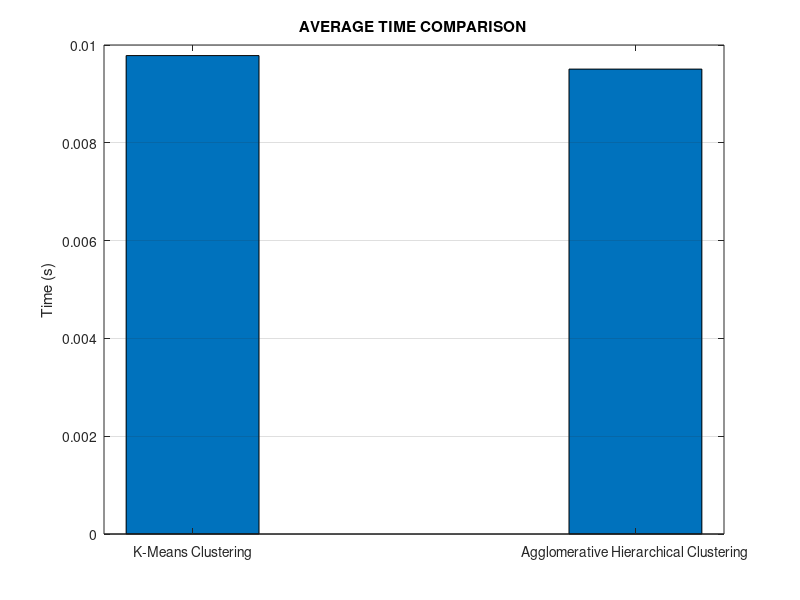

Source code (MATLAB):
ktime=0.0097835;
ahtime=0.009507;
wholeset=[ktime ahtime];
figure('Name','TIME COMPARISON');
ylim([0 100]);
bar(wholeset,0.3);
ylabel 'Time (s)';
set(gca,'XTickLabel',{'K-Means Clustering','Agglomerative Hierarchical Clustering'},'YGrid','on');
title('AVERAGE TIME COMPARISON');
